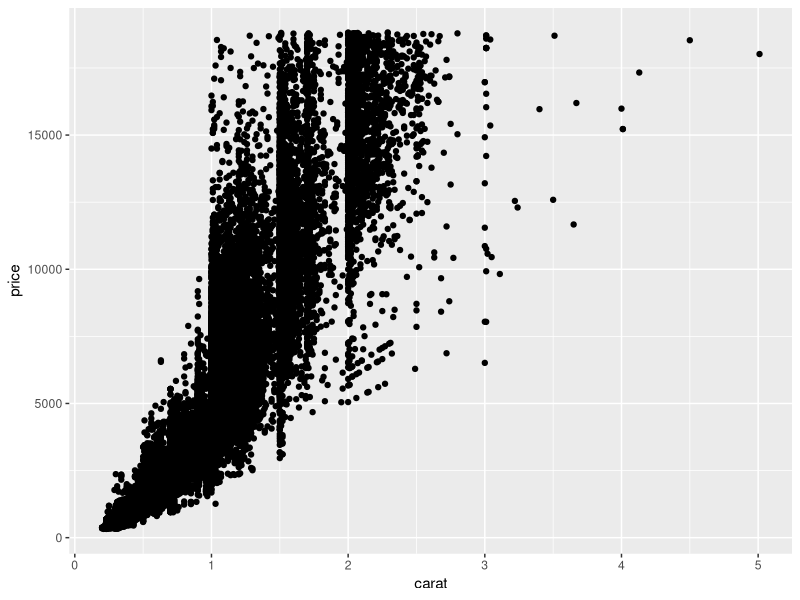
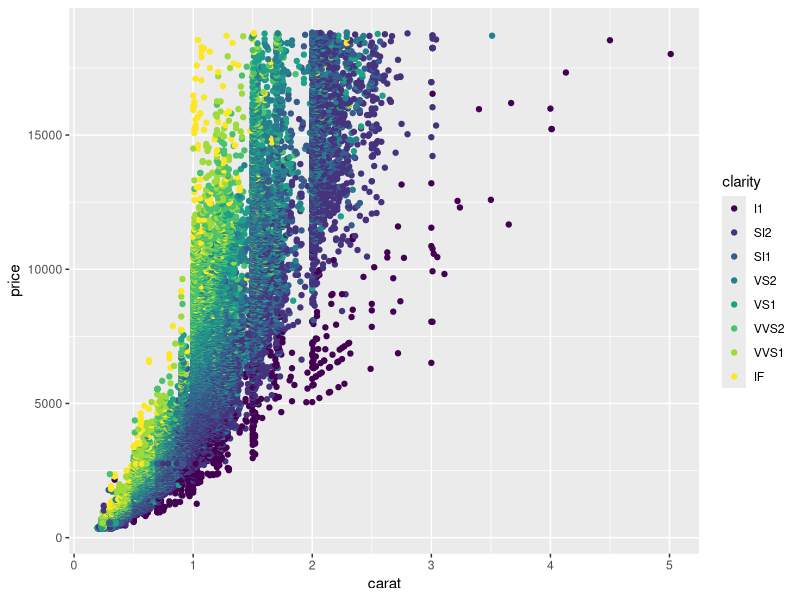
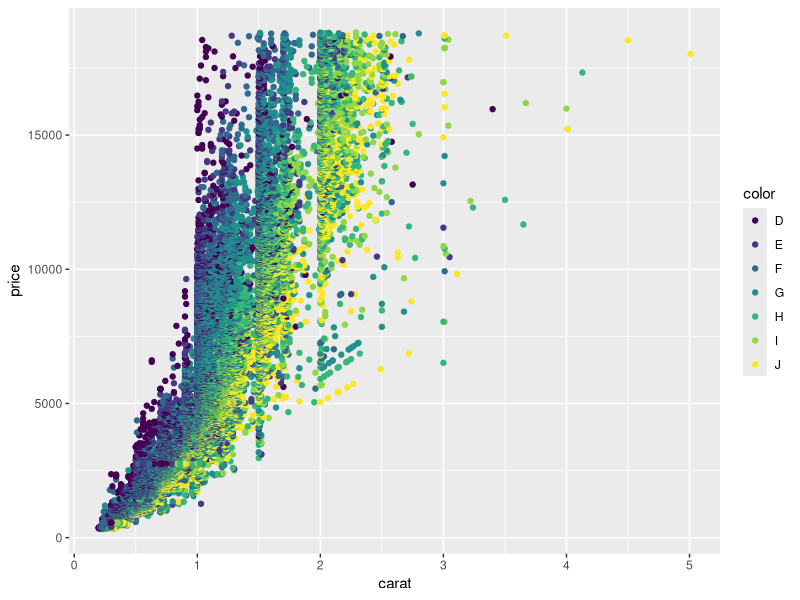
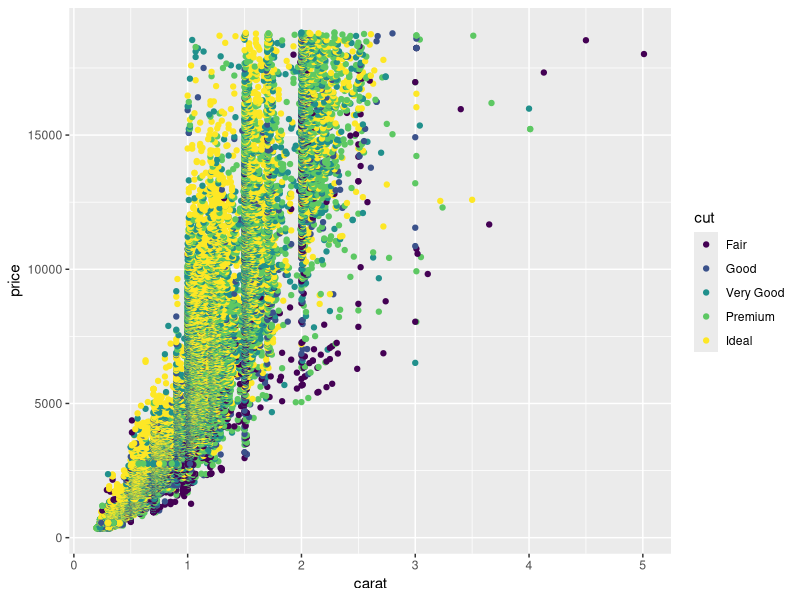
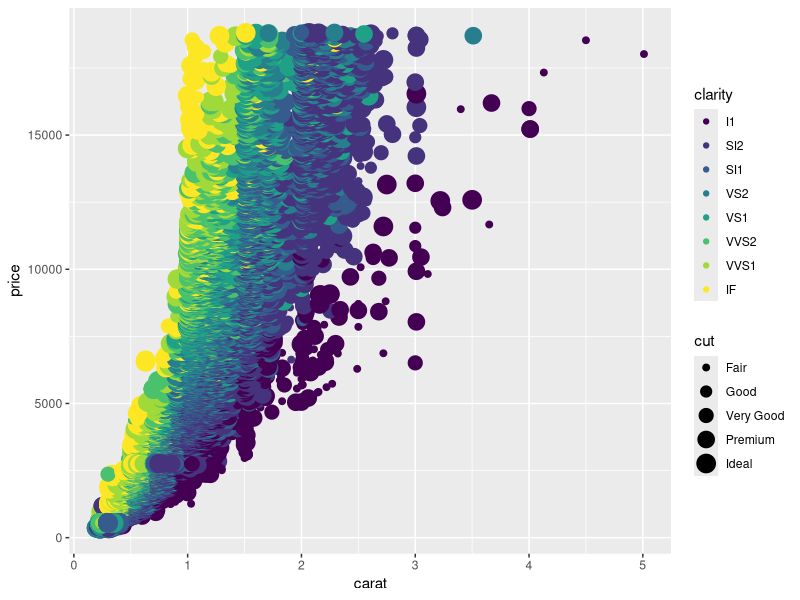
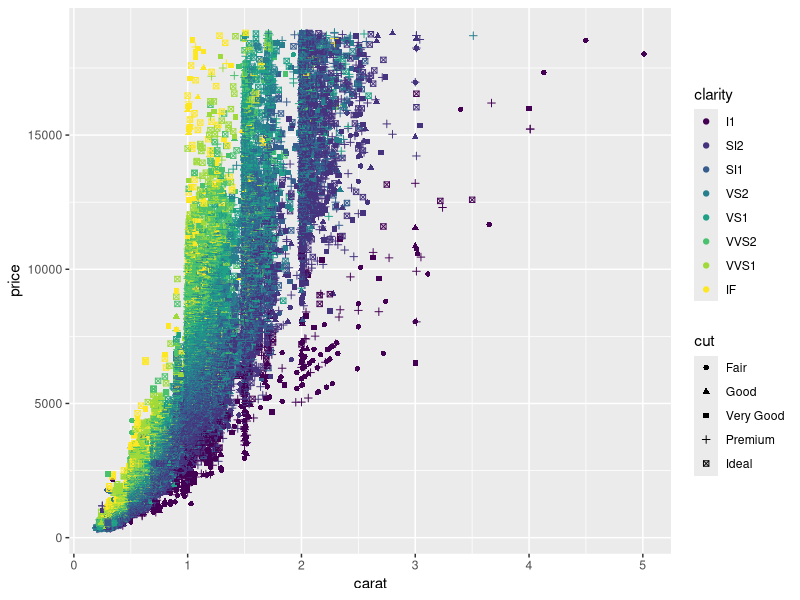
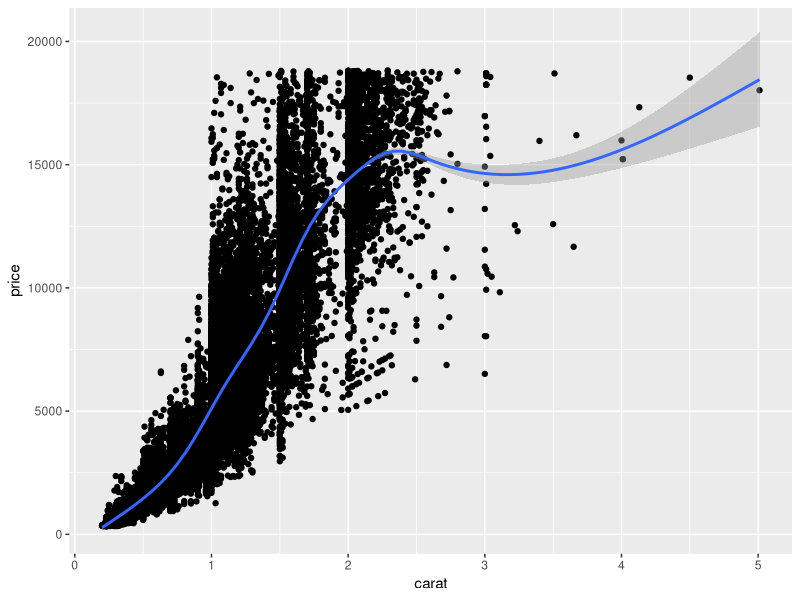
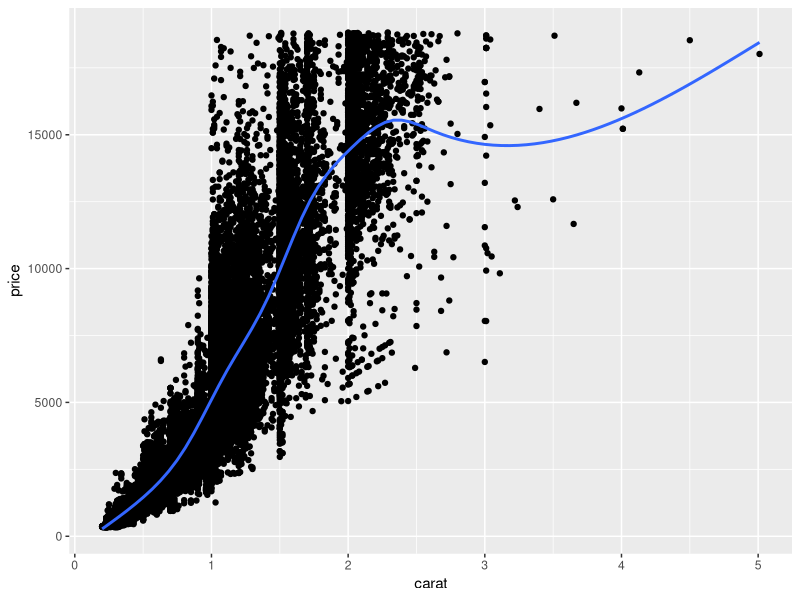

Here is the R script that generated these plots, in order: (Note: this script raises an error after producing the figures.)
## ---- chunk 1
#install.packages("ggplot2")
library("ggplot2")
# Load Diamonds dataset
data(diamonds)
## ---- chunk 2
ggplot(diamonds, aes(x=carat, y=price)) + geom_point()
## ---- chunk 3
ggplot(diamonds, aes(x=carat, y=price, color=clarity)) + geom_point()
## ---- chunk 4
ggplot(diamonds, aes(x=carat, y=price, color=color)) + geom_point()
## ---- chunk 5
ggplot(diamonds, aes(x=carat, y=price, color=cut)) + geom_point()
## ---- chunk 6
ggplot(diamonds, aes(x=carat, y=price, color=clarity, size=cut)) + geom_point()
## ---- chunk 7
ggplot(diamonds, aes(x=carat, y=price, color=clarity, shape=cut)) + geom_point()
## ---- chunk 8
ggplot(diamonds, aes(x=carat, y=price)) + geom_point() + geom_smooth()
## ---- chunk 9
ggplot(diamonds, aes(x=carat, y=price)) + geom_point() + geom_smooth(se=FALSE)
## ---- chunk 10
ggplot(diamonds, aes(x=carat, y=price)) + geom_point() + geom_smooth(se=FALSE, method="lm")
## ---- chunk 11
ggplot(diamonds, aes(x=carat, y=price, color=clarity)) + geom_point() + geom_smooth(se=FALSE)
## ---- chunk 12
ggplot(diamonds, aes(x=carat, y=price, color=clarity)) + geom_smooth(se=FALSE)
## ---- chunk 13
x <- 1:5
y <- x * 3000
model = data.frame(x,y)
ggplot(diamonds, aes(x=carat, y=price)) + geom_point() + geom_line(data=model, x=x, y=y)
## ---- chunk 14
ggplot(diamonds, aes(x=carat, y=price, color=cut)) + geom_point() + facet_wrap(~ clarity)
## ---- chunk 15
ggplot(diamonds, aes(x=carat, y=price, color=cut)) + geom_point() + facet_grid(color ~ clarity)
## ---- chunk 16
ggplot(diamonds, aes(x=carat, y=price)) + geom_point() + ggtitle("My scatter plot")
## ---- chunk 17
ggplot(diamonds, aes(x=carat, y=price)) + geom_point() + ggtitle("My scatter plot") + xlab("Weight (carats)")
## ---- chunk 18
ggplot(diamonds, aes(x=carat, y=price)) + geom_point() + ggtitle("My scatter plot") + xlab("Weight (carats)") + xlim(0, 2)
## ---- chunk 19
ggplot(diamonds, aes(x=carat, y=price)) + geom_point() + ggtitle("My scatter plot") + xlab("Weight (carats)") + ylim(0, 10000)
## ---- chunk 20
ggplot(diamonds, aes(x=carat, y=price)) + geom_point() + ggtitle("My scatter plot") + xlab("Weight (carats)") + scale_y_log10()
## ---- chunk 21
ggplot(diamonds, aes(x=price)) + geom_histogram()
## ---- chunk 22
ggplot(diamonds, aes(x=price)) + geom_histogram(binwidth=2000)
## ---- chunk 23
ggplot(diamonds, aes(x=price)) + geom_histogram(binwidth=200)
## ---- chunk 24
ggplot(diamonds, aes(x=price)) + geom_histogram(binwidth=200) + facet_wrap(~ clarity)
## ---- chunk 25
ggplot(diamonds, aes(x=price)) + geom_histogram(binwidth=200) + facet_wrap(~ clarity, scale="free_y")
## ---- chunk 26
ggplot(diamonds, aes(x=price, fill=clarity)) + geom_histogram()
## ---- chunk 27
ggplot(diamonds, aes(x=price, fill=cut)) + geom_histogram()
## ---- chunk 28
ggplot(diamonds, aes(x=price)) + geom_density()
## ---- chunk 29
ggplot(diamonds, aes(x=price, color=cut)) + geom_density()
## ---- chunk 30
ggplot(diamonds, aes(x=color, y=price)) + geom_boxplot()
## ---- chunk 31
ggplot(diamonds, aes(x=color, y=price)) + geom_boxplot() + scale_y_log10()
## ---- chunk 32
ggplot(diamonds, aes(x=color, y=price)) + geom_violin() + scale_y_log10()
## ---- chunk 33
ggplot(diamonds, aes(x=color, y=price)) + geom_violin() + scale_y_log10() + facet_wrap(~ clarity)
## ---- chunk 34
ggplot(diamonds, aes(x=color)) + geom_bar()
## ---- chunk 35
ggplot(diamonds, aes(x=color, fill=cut)) + geom_bar()
## ---- chunk 36
ggplot(diamonds, aes(x=color, fill=cut)) + geom_bar(position='dodge')
## ---- chunk 37
ggplot(diamonds, aes(x=carat, y=price)) + geom_point()
## ---- chunk 38
p = ggplot(diamonds, aes(x=carat, y=price)) + geom_point()
## ---- chunk 39
ggsave(filename="diamonds.png", p)
## ---- chunk 40
ggsave(filename="diamonds.pdf", p)
## ---- chunk 41
ggsave(filename="diamonds.jpeg", p)
## ---- chunk 42
ggplot(diamonds, aes(x=carat, y=price)) + geom_point()
## ---- chunk 43
ggsave("diamonds.png")
